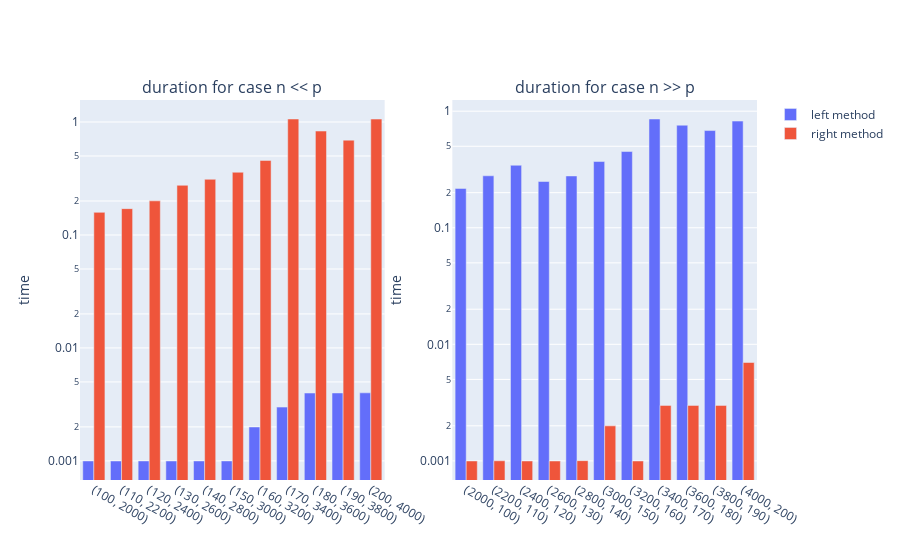

The notebook cell this image was saved under:
### Code cell
# plot

# init figure
fig = make_subplots(
    rows=1, 
    cols=2,
    subplot_titles=["duration for case n << p", "duration for case n >> p"]
)

color_name = {
    0: {
        "name": "left method",
        "color": '#636EFA'
    },
    1: {
        "name": "right method",
        "color": '#EF553B'
    }
}

fig.add_traces(data=[
    go.Bar(
        x=[str(el) for el in case_a],
        y=[tuple_duration[comp_method] for tuple_duration in times_case_a],
        marker_color=color_name[comp_method]["color"],
        name=color_name[comp_method]["name"],
    )
for comp_method in [0, 1]], 
rows=1, cols=1
)

fig.add_traces(data=[
    go.Bar(
        x=[str(el) for el in case_b],
        y=[tuple_duration[comp_method] for tuple_duration in times_case_b],
        marker_color=color_name[comp_method]["color"],
        name=color_name[comp_method]["name"],
        showlegend=False
    )
for comp_method in [0, 1]], 
rows=1, cols=2
)

# set layout
for i in [1, 2]:
    fig.update_yaxes(
        title_text="time", 
        type="log", 
        row=1, col=i
    )


fig.show()

### Figure 1 — Plotly figure (JSON) as saved in the notebook; plotly's stock layout.template omitted (floating-point values rounded to 4 significant figures)
{"data": [{"marker": {"color": "#636EFA"}, "name": "left method", "type": "bar", "x": ["(100, 2000)", "(110, 2200)", "(120, 2400)", "(130, 2600)", "(140, 2800)", "(150, 3000)", "(160, 3200)", "(170, 3400)", "(180, 3600)", "(190, 3800)", "(200, 4000)"], "xaxis": "x", "y": [0.0009983, 0.0009975, 0.0009983, 0.0009978, 0.0009983, 0.0009985, 0.001995, 0.002993, 0.003988, 0.003992, 0.004003], "yaxis": "y"}, {"marker": {"color": "#EF553B"}, "name": "right method", "type": "bar", "x": ["(100, 2000)", "(110, 2200)", "(120, 2400)", "(130, 2600)", "(140, 2800)", "(150, 3000)", "(160, 3200)", "(170, 3400)", "(180, 3600)", "(190, 3800)", "(200, 4000)"], "xaxis": "x", "y": [0.1586, 0.1711, 0.2005, 0.2753, 0.3112, 0.3592, 0.457, 1.064, 0.8318, 0.6911, 1.062], "yaxis": "y"}, {"marker": {"color": "#636EFA"}, "name": "left method", "showlegend": false, "type": "bar", "x": ["(2000, 100)", "(2200, 110)", "(2400, 120)", "(2600, 130)", "(2800, 140)", "(3000, 150)", "(3200, 160)", "(3400, 170)", "(3600, 180)", "(3800, 190)", "(4000, 200)"], "xaxis": "x2", "y": [0.2174, 0.2791, 0.3437, 0.2493, 0.2783, 0.37, 0.4508, 0.857, 0.7581, 0.6822, 0.8225], "yaxis": "y2"}, {"marker": {"color": "#EF553B"}, "name": "right method", "showlegend": false, "type": "bar", "x": ["(2000, 100)", "(2200, 110)", "(2400, 120)", "(2600, 130)", "(2800, 140)", "(3000, 150)", "(3200, 160)", "(3400, 170)", "(3600, 180)", "(3800, 190)", "(4000, 200)"], "xaxis": "x2", "y": [0.0009983, 0.001002, 0.000998, 0.0009978, 0.001005, 0.001997, 0.000998, 0.002992, 0.002992, 0.002993, 0.006983], "yaxis": "y2"}], "layout": {"annotations": [{"font": {"size": 16}, "showarrow": false, "text": "duration for case n << p", "x": 0.225, "xanchor": "center", "xref": "paper", "y": 1, "yanchor": "bottom", "yref": "paper"}, {"font": {"size": 16}, "showarrow": false, "text": "duration for case n >> p", "x": 0.775, "xanchor": "center", "xref": "paper", "y": 1, "yanchor": "bottom", "yref": "paper"}], "xaxis": {"anchor": "y", "domain": [0, 0.45]}, "xaxis2": {"anchor": "y2", "domain": [0.55, 1]}, "yaxis": {"anchor": "x", "domain": [0, 1], "title": {"text": "time"}, "type": "log"}, "yaxis2": {"anchor": "x2", "domain": [0, 1], "title": {"text": "time"}, "type": "log"}}}
